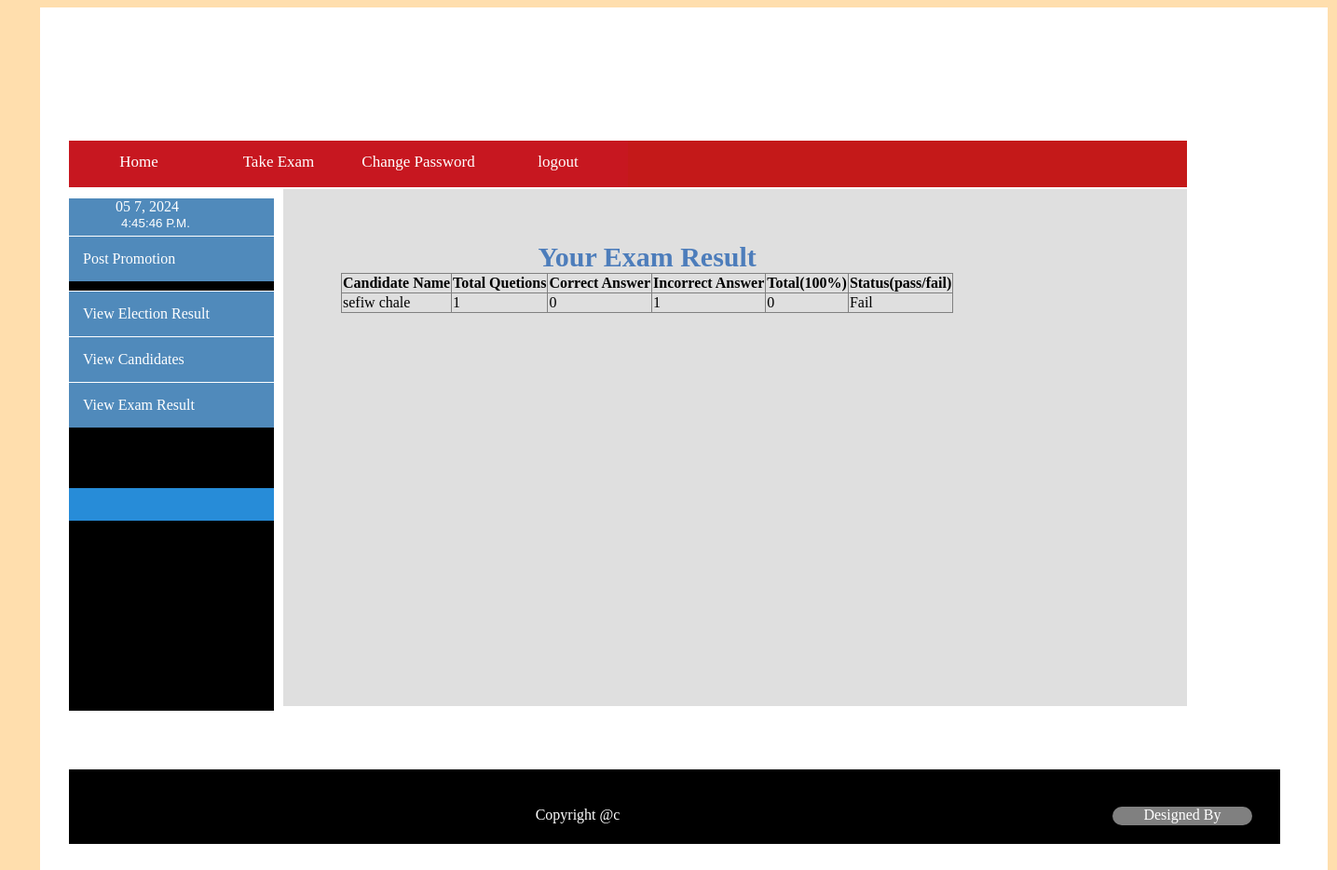
Page /candidate/viewexamresult.php (signed in) on the committed database.
### tables this page shows
CREATE TABLE IF NOT EXISTS `account` (
  `userid` int(11) NOT NULL AUTO_INCREMENT,
  `fname` varchar(20) DEFAULT NULL,
  `lname` varchar(20) DEFAULT NULL,
  `sex` varchar(10) DEFAULT NULL,
  `age` int(11) DEFAULT NULL,
  `username` varchar(15) NOT NULL,
  `password` varchar(100) NOT NULL,
  `role` varchar(30) DEFAULT NULL,
  `status` int(11) DEFAULT NULL,
  `photo` longtext,
  `requestid` varchar(20) NOT NULL,
  PRIMARY KEY (`userid`),
  UNIQUE KEY `username` (`username`)
);

CREATE TABLE IF NOT EXISTS `examresult` (
  `candidate_ID` varchar(20) NOT NULL,
  `TotalQuetions` int(11) NOT NULL,
  `correct` int(11) NOT NULL,
  `incorrect` int(11) NOT NULL,
  `Total` float NOT NULL,
  `status` varchar(20) NOT NULL,
  PRIMARY KEY (`candidate_ID`)
);

### candidate/viewexamresult.php (the view, shortened to what this page needs)
<?php
if(isset($_SESSION['username'])&&isset($_SESSION['password']))
	{
$userid=$_SESSION['userid'];
?>
<html>
<link  href="../css/allcss.css" rel="stylesheet" type="text/css"/>
<head>
</head>
<body style="background-color: #FFDEAD">
<div id="container">
		<div id="header">
		</div>
		<div id="menu">
		<?php
include("../candidate/candidatemenu.php");
		?>
	</div>
				<div id="leftside">
						<?php
							include("../candidate/cons.php");
					   ?>
				</div>
				<div id="content">
				<fieldset style="height: 400px;width: 700px;margin: 50px;border: none;">
				<table border="1" style="border-collapse: collapse;">
				<?php
				$query=mysql_query("select * from account where userid='$userid'");
				while($row=mysql_fetch_assoc($query))
				{
					$fname=$row['fname'];
					$lname=$row['lname'];
				$sql=mysql_query("select * from examresult where candidate_ID=$userid");
				if(mysql_num_rows($sql))
				{				?>
				<caption style="color: #4d7dbb;font-weight: bold;font-size: 30px;">Your Exam Result</caption>
				<tr><th>Candidate Name</th><th>Total Quetions</th><th>Correct Answer</th><th>Incorrect Answer</th><th>Total(100%)</th><th>Status(pass/fail)</th></tr>
				<?php
				while($row=mysql_fetch_assoc($sql))
				{
				$TotalQuetions=$row['TotalQuetions'];
				$correct=$row['correct'];
				$incorrect=$row['incorrect'];
				$total=$row['Total'];
				$status=$row['status'];
				?>
		<tr><td><?php echo $fname.'&nbsp;'.$lname; ?></td><td><?php echo $TotalQuetions;?></td><td><?php echo $correct;?></td><td><?php echo $incorrect;?></td><td><?php echo $total;?></td><td><?php echo $status;?></td></tr>
		<?php
				}
				}
				else
				print("You couldn't take the exam");
				}
				?>
				</table>
				</fieldset>
				</div>
		<div id="footer">
			<?php
			include("../footer.php");
			?>
	</div>
	<?php
	}
	else
	{
		header("location:../index.php");
	}?>
	</div>
</body>
</html>

### css/allcss.css (style rules this page uses)
body { background-size: cover; background-color: #fff; }
#header { height: 110px; width: 1200px; border: 5px; }
#container { padding-bottom: 30px; padding-top: 30px; padding-left: 30px; margin-left: 35px; height: auto; width: 1350px; background-color: #fff; border:1px Solid #ffffff; display:block; margin-bottom: -10px; }
#leftside { background-color: #000000; width: 220px; height: 550px; float: left; margin-top: 10px; }
#content { background-color: #443f3f; width: 970px; height: 600px; margin-left: 230px; margin-top: 7px; overflow-x: hidden; overflow-y: hidden; }
#footer { margin-top: 68px; width: 1300px; height: 80px; background-color:black; }
#menu { margin-top: 1px; height: 50px; width: 1200px; text-align: center; margin: 2px auto; BACKGROUND-COLOR:#c41919 ; float: left; line-height: 45px; }

### candidate/viewexamresult.php (style rules this page uses)
#content { background-color: #dfdfdf; width: 970px; height: 555px;; margin-left: 230px; margin-top: 7px; overflow-x: hidden; overflow-y: hidden; }

### rows in the picture
account: fname "sefiw", lname "chale"
examresult: TotalQuetions "1", correct "0", incorrect "1", Total "0", status "Fail"
